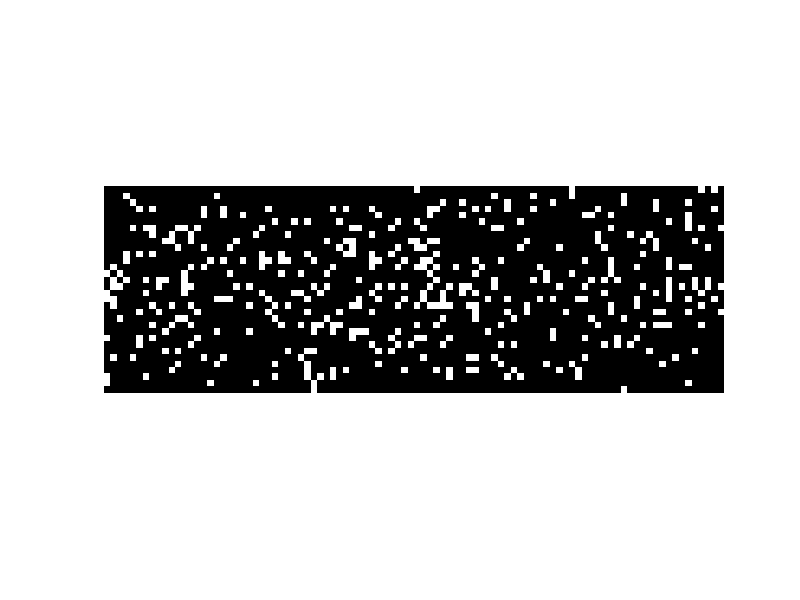

This figure's MATLAB source: (Note: this script raises an error after producing the figure.)
%% Define constants
% universe of points:
DENSITYOFPOINTS_PERCUBICMETER = 20;
MAXSENSORYRADIUS_METERS = 2.0;
% motion:
YAWANGULARVELOCITY_RADPERSEC = 0;
PITCHANGULARVELOCITY_RADPERSEC = 0;
ROLLANGULARVELOCITY_RADPERSEC = -pi;

MOTIONDURATION_SEC = 5; %changed from 2
FRAMERATE_FRAMESPERSEC = 60.0;
% arena:
ARENA_DEGPERPIX = 3.75;
NUMVERTPIX = 32;
ARENAINCLINATIONCENTER_PIX = 16.5;
NUMHORIZPIX = 96;
ARENAAZIMUTHCENTER_PIX = 44.5;
% constants:
DEGPERRAD = 180/pi;
NUM_DIRECTIONS = 1;

%% Calculate arena coordinates
arenaCircumference_pix = 360.0/ARENA_DEGPERPIX;
arenaRadius_pix = arenaCircumference_pix/(2*pi);

arenaAzimuthCoordinates_deg = ([1:NUMHORIZPIX] - ARENAAZIMUTHCENTER_PIX)*ARENA_DEGPERPIX;
arenaAzimuthCoordinates_rad = arenaAzimuthCoordinates_deg/DEGPERRAD;
arenaAzimuthCoordinates_rad = mod(arenaAzimuthCoordinates_rad + pi, 2*pi) - pi;
arenaInclinationCoordinates_rad = pi/2 - atan(([1:NUMVERTPIX] - ARENAINCLINATIONCENTER_PIX)/arenaRadius_pix);

%% Populate space with uniformly randomly distributed points
%speed_metersPerSec = sqrt(XVELOCITY_METERSPERSEC^2 + YVELOCITY_METERSPERSEC^2 + ZVELOCITY_METERSPERSEC^2);
%maxDistMeters = MAXSENSORYRADIUS_METERS + MOTIONDURATION_SEC*speed_metersPerSec;
maxDistMeters = MAXSENSORYRADIUS_METERS;
numPoints = round(DENSITYOFPOINTS_PERCUBICMETER*(2*maxDistMeters)^3);
xyz_meters = (rand(numPoints,3)*2 - 1)*maxDistMeters;

%% Calculate frames

t_sec = [0:1/FRAMERATE_FRAMESPERSEC:MOTIONDURATION_SEC - 1/FRAMERATE_FRAMESPERSEC];
numFrames = length(t_sec);

allPats = zeros(NUMVERTPIX, NUMHORIZPIX, numFrames, NUM_DIRECTIONS);

frames = zeros(NUMVERTPIX, NUMHORIZPIX, numFrames);

for frameInd = 1:numFrames
    tThisFrame_sec = t_sec(frameInd);
    %xyzThisFrame_meters = xyz_meters - ones(numPoints,1)*[XVELOCITY_METERSPERSEC,YVELOCITY_METERSPERSEC,ZVELOCITY_METERSPERSEC]*tThisFrame_sec;
    R = sqrt(sum(xyz_meters(:,[1,3]).^2,2));
    elevation = atan2(xyz_meters(:,3),xyz_meters(:,1)) - ROLLANGULARVELOCITY_RADPERSEC*tThisFrame_sec;
    xThisFrame = R.*cos(elevation);
    zThisFrame = R.*sin(elevation);
    xyzThisFrame_meters = [xThisFrame, xyz_meters(:,2), zThisFrame];
    distanceThisFrame_meters =  sqrt(sum(xyzThisFrame_meters.^2,2));
    inclinationThisFrame_rad = acos(xyzThisFrame_meters(:,3)./distanceThisFrame_meters);
    azimuthThisFrame_rad = atan2(xyzThisFrame_meters(:,2),xyzThisFrame_meters(:,1));
    for pointIndex = 1:numPoints
        distanceThisPoint_meters = distanceThisFrame_meters(pointIndex);
        inclinationThisPoint_rad = inclinationThisFrame_rad(pointIndex);
        azimuthThisPoint_rad = azimuthThisFrame_rad(pointIndex);
        isInSensoryRange = (distanceThisPoint_meters <= MAXSENSORYRADIUS_METERS);
        isInInclinationRange = ((inclinationThisPoint_rad >= min(arenaInclinationCoordinates_rad)) & (inclinationThisPoint_rad <= max(arenaInclinationCoordinates_rad)));
        %isInAzimuthRange = ((azimuthThisPoint_rad >= min(arenaAzimuthCoordinates_rad)) & (azimuthThisPoint_rad <= max(arenaAzimuthCoordinates_rad)));
        if isInSensoryRange & isInInclinationRange
            [minE, inclinationCoordinate] = min(abs(inclinationThisPoint_rad - arenaInclinationCoordinates_rad));
            [minA, azimuthCoordinate] = min(abs(azimuthThisPoint_rad - arenaAzimuthCoordinates_rad));
            frames(inclinationCoordinate,azimuthCoordinate,frameInd) = 1;
        end
    end
    imshow(frames(:,:,frameInd))
    drawnow
    
end

allPats(:,:,:,1) = frames;

%%
allPats = -1*allPats + 1; %invert light and dark

%% put in language of panels


pattern.x_num = numFrames;
pattern.y_num = size(allPats,4);
pattern.num_panels = 48; 	% This is the number of unique Panel IDs required.
pattern.row_compression = 0;
pattern.gs_val = 1;
pattern.Pats = allPats;
pattern.Panel_map = [12 8 4 11 7 3 10 6 2  9 5 1; 24 20 16 23 19 15 22 18 14 21 17 13; 36 32 28 35 31 27 34 30 26 33 29 25; 48 44 40 47 43 39 46 42 38 45 41 37];

%thisFullFileName =  mfilename('C:\MatlabRoot\iorodeopanels383974f4d24b\Matlab Codes\Patterns');
%[directory_name,thisFileName,thisFileExtension] = fileparts(thisFullFileName);
directory_name = 'C:\Users\scientist\Documents\adesouza';
%%
pattern.BitMapIndex = process_panel_map(pattern);
pattern.data = Make_pattern_vector(pattern);

str = [directory_name '\Pattern_pitch_2_ADS'];
%str = ['\Pattern_yaw_1_ADS'];
save(str, 'pattern');
